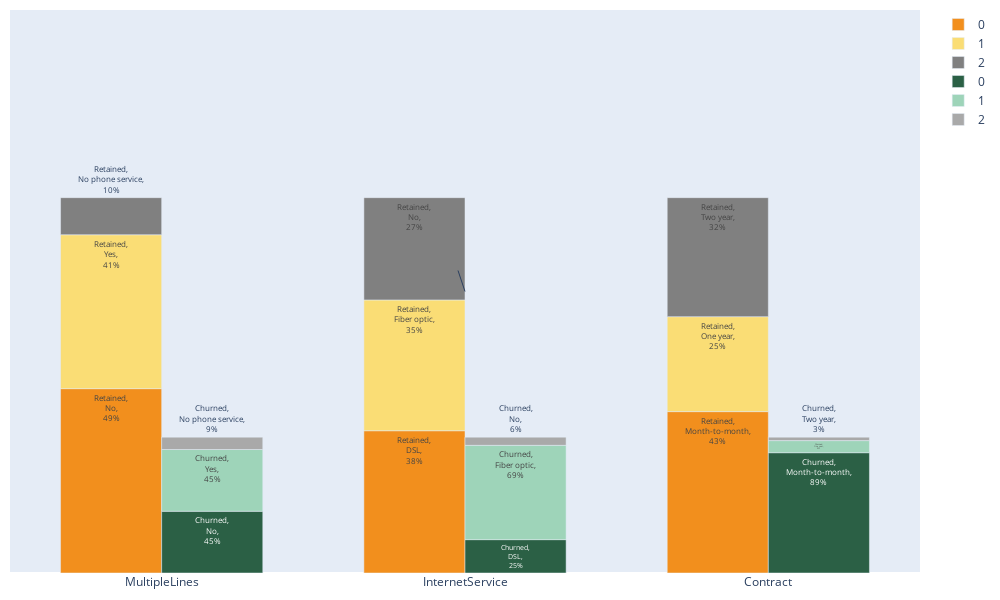

Here is the notebook cell this chart was saved with:
### Code cell
other_tri_cols = ["MultipleLines", "InternetService", "Contract"]
is_map = {"No": 2, "DSL": 0, "Fiber optic": 1}
ml_map = {"No phone service": 2, "No": 0, "Yes": 1}
c_map = {"Month-to-month": 0, "One year": 1, "Two year": 2}

other_tri_vc = create_value_counts_df(
    original_df=df,
    column_names=other_tri_cols,
    common_mapping=is_map,
    index_by_churn=True,
    MultipleLines=ml_map,
    Contract=c_map,
)

colors = {
    "Retained": {0: "#F28F1D", 1: "#FADD75", 2: "grey"},
    "Churned": {0: "#2B6045", 1: "#9ED4B9", 2: "darkgrey"},
}

generate_grouped_stacked_bar_charts(
    df_vc=other_tri_vc, index_by_churn=True, label_dict=feature_label, color_dict=colors
)

### Figure 1 — Plotly figure (JSON) as saved in the notebook; plotly's stock layout.template omitted (floating-point values rounded to 4 significant figures)
{"data": [{"hovertemplate": "%{y}<extra></extra>", "marker": {"color": "#F28F1D"}, "name": "0", "offset": -0.3333, "offsetgroup": "0", "text": ["Retained,<br>No,<br>49%", "Retained,<br>DSL,<br>38%", "Retained,<br>Month-to-month,<br>43%"], "textfont": {"size": 8}, "type": "bar", "width": 0.3333, "x": ["MultipleLines", "InternetService", "Contract"], "y": [2536, 1957, 2220], "yaxis": "y"}, {"hovertemplate": "%{y}<extra></extra>", "marker": {"color": "#FADD75"}, "name": "1", "offset": -0.3333, "offsetgroup": "0", "text": ["Retained,<br>Yes,<br>41%", "Retained,<br>Fiber optic,<br>35%", "Retained,<br>One year,<br>25%"], "textfont": {"size": 8}, "type": "bar", "width": 0.3333, "x": ["MultipleLines", "InternetService", "Contract"], "y": [2117, 1799, 1306], "yaxis": "y"}, {"hovertemplate": "%{y}<extra></extra>", "marker": {"color": "grey"}, "name": "2", "offset": -0.3333, "offsetgroup": "0", "text": ["Retained,<br>No phone service,<br>10%", "Retained,<br>No,<br>27%", "Retained,<br>Two year,<br>32%"], "textfont": {"size": 8}, "type": "bar", "width": 0.3333, "x": ["MultipleLines", "InternetService", "Contract"], "y": [510, 1407, 1637], "yaxis": "y"}, {"hovertemplate": "%{y}<extra></extra>", "marker": {"color": "#2B6045"}, "name": "0", "offset": 0, "offsetgroup": "1", "text": ["Churned,<br>No,<br>45%", "Churned,<br>DSL,<br>25%", "Churned,<br>Month-to-month,<br>89%"], "textfont": {"size": 8}, "type": "bar", "width": 0.3333, "x": ["MultipleLines", "InternetService", "Contract"], "y": [849, 459, 1655], "yaxis": "y2"}, {"hovertemplate": "%{y}<extra></extra>", "marker": {"color": "#9ED4B9"}, "name": "1", "offset": 0, "offsetgroup": "1", "text": ["Churned,<br>Yes,<br>45%", "Churned,<br>Fiber optic,<br>69%", "Churned,<br>One year,<br>9%"], "textfont": {"size": 8}, "type": "bar", "width": 0.3333, "x": ["MultipleLines", "InternetService", "Contract"], "y": [850, 1297, 166], "yaxis": "y2"}, {"hovertemplate": "%{y}<extra></extra>", "marker": {"color": "darkgrey"}, "name": "2", "offset": 0, "offsetgroup": "1", "text": ["Churned,<br>No phone service,<br>9%", "Churned,<br>No,<br>6%", "Churned,<br>Two year,<br>3%"], "textfont": {"size": 8}, "type": "bar", "width": 0.3333, "x": ["MultipleLines", "InternetService", "Contract"], "y": [170, 113, 48], "yaxis": "y2"}], "layout": {"annotations": [{}], "barmode": "relative", "font": {"size": 12}, "height": 600, "hovermode": "x", "margin": {"b": 10, "l": 10, "r": 10, "t": 10}, "width": 1000, "yaxis": {"range": [0, 7744.0], "showgrid": false, "showticklabels": false}, "yaxis2": {"anchor": "x", "matches": "y", "overlaying": "y", "visible": false}, "yaxis3": {"anchor": "x", "matches": "y", "overlaying": "y", "visible": false}, "yaxis4": {"anchor": "x", "matches": "y", "overlaying": "y", "visible": false}}}
